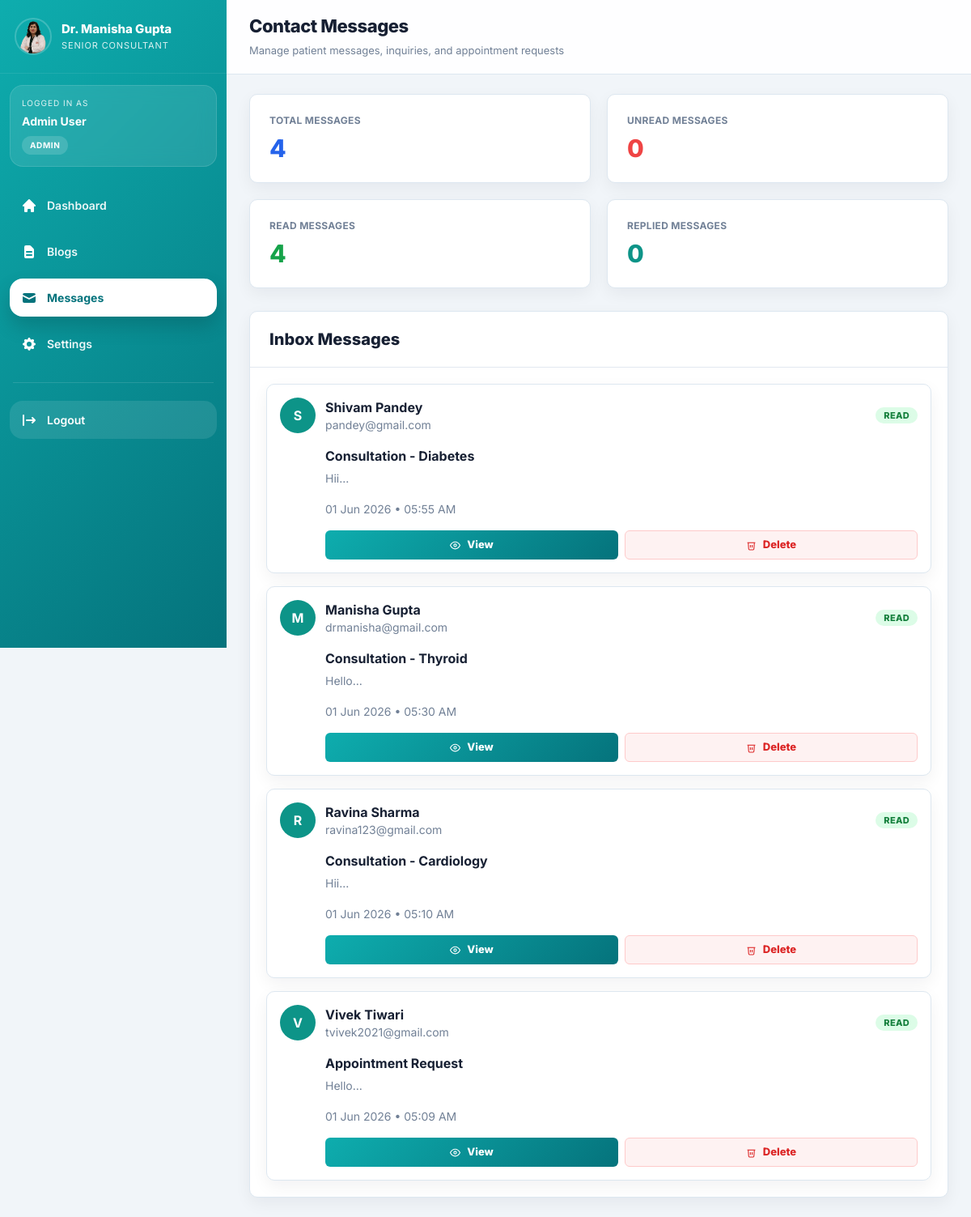
The page /admin/messages.php (signed in) on the database its author committed.
### tables this page shows
CREATE TABLE `contacts` (
  `id` int(11) NOT NULL,
  `name` varchar(100) NOT NULL,
  `email` varchar(100) NOT NULL,
  `phone` varchar(20) DEFAULT NULL,
  `subject` varchar(255) DEFAULT NULL,
  `message` longtext NOT NULL,
  `status` enum('new','read','replied','archived') DEFAULT 'new',
  `replied_by` int(11) DEFAULT NULL,
  `reply_message` longtext DEFAULT NULL,
  `replied_at` datetime DEFAULT NULL,
  `ip_address` varchar(45) DEFAULT NULL,
  `created_at` timestamp NOT NULL DEFAULT current_timestamp(),
  `updated_at` timestamp NOT NULL DEFAULT current_timestamp() ON UPDATE current_timestamp()
);

### admin/includes/config.php (called while the page is built, shortened)
<?php
function getDB()
{
    static $conn = null;
    if ($conn === null) {
        $conn = new mysqli(DB_HOST, DB_USER, DB_PASS, DB_NAME);
        $conn->set_charset('utf8mb4');
    }
    return $conn;
}
function getAdminInfo()
{
    $db = getDB();
    $id = (int)$_SESSION['admin_id'];
    $res = $db->query("SELECT * FROM admins WHERE id = $id LIMIT 1");
    return $res ? $res->fetch_assoc() : null;
}

### admin/messages.php (the view, shortened to what this page needs)
<?php
require_once 'includes/config.php';
$db = getDB();
$message = null;
$filter = $_GET['filter'] ?? 'all';
$where = '';
$messages = $db->query("
    SELECT *
    FROM contacts
    $where
    ORDER BY created_at DESC
");
$total   = (int)$db->query("SELECT COUNT(*) c FROM contacts")->fetch_assoc()['c'];
$unread  = (int)$db->query("SELECT COUNT(*) c FROM contacts WHERE status='new'")->fetch_assoc()['c'];
$read    = (int)$db->query("SELECT COUNT(*) c FROM contacts WHERE status='read'")->fetch_assoc()['c'];
$replied = (int)$db->query("SELECT COUNT(*) c FROM contacts WHERE status='replied'")->fetch_assoc()['c'];
$stats = [
    'all'     => ['Total Messages',   $total,   'text-blue-600',  ''],
    'new'     => ['Unread Messages',  $unread,  'text-red-500',   ''],
    'read'    => ['Read Messages',    $read,    'text-green-600', ''],
    'replied' => ['Replied Messages', $replied, 'text-teal-600',  ''],
];
function messageBadgeClass($status)
{
    if ($status === 'read') return 'bg-green-100 text-green-700';
    return 'bg-teal-100 text-teal-700';
}
include 'includes/header.php';
include 'includes/sidebar.php';
?>
<?php if ($message): ?>
    <div class="page-header">
        <div>
            <div class="page-title">Message Details</div>
            <p style="color:var(--app-muted);font-size:13px;margin:8px 0 0 0;">
                View full patient inquiry details
            </p>
        </div>
        <a href="messages.php" class="btn-secondary hover:!bg-[#CFEFEF] hover:!text-[#0A9397] transition-none" style="text-decoration:none;">
            Back to Messages
        </a>
    </div>
    <div class="content-pad">
        <div class="bg-white rounded-3xl overflow-hidden shadow-sm border border-slate-200">
            <div class="bg-[linear-gradient(135deg,_#0EADAE,_#05737C)] p-6">
                <div class="flex flex-col md:flex-row md:items-center md:justify-between gap-4">
                    <div class="flex items-center gap-4">
                        <div class="w-14 h-14 rounded-full bg-white/20 text-white flex items-center justify-center text-xl font-extrabold">
                            <?php echo strtoupper(substr($message['name'], 0, 1)); ?>
                        </div>
                        <div>
                            <div class="text-white text-2xl font-extrabold">
                                <?php echo htmlspecialchars($message['name']); ?>
                            </div>
                        </div>
                    </div>
                    <span class="status-badge self-start md:self-center <?php echo messageBadgeClass($message['status']); ?>">
                        <?php echo ucfirst($message['status']); ?>
                    </span>
                </div>
            </div>
            <div class="p-6 md:p-8">
                <div class="grid grid-cols-1 md:grid-cols-3 gap-4 mb-7">
                    <div class="bg-slate-50 border border-slate-200 rounded-2xl p-4">
                        <div class="text-[11px] uppercase font-bold text-slate-500 mb-1">Email ID</div>
                        <div class="font-bold text-slate-900"><?php echo htmlspecialchars($message['email'] ?: '-'); ?></div>
                    </div>
                    <div class="bg-slate-50 border border-slate-200 rounded-2xl p-4">
                        <div class="text-[11px] uppercase font-bold text-slate-500 mb-1">Phone</div>
                        <div class="font-bold text-slate-900"><?php echo htmlspecialchars($message['phone'] ?: '-'); ?></div>
                    </div>
                    <div class="bg-slate-50 border border-slate-200 rounded-2xl p-4">
                        <div class="text-[11px] uppercase font-bold text-slate-500 mb-1">Received</div>
                        <div class="font-bold text-slate-900"><?php echo date('d M Y, h:i A', strtotime($message['created_at'])); ?></div>
                    </div>
                </div>
                <div class="mb-7">
                    <div class="text-xs uppercase font-bold text-slate-500 mb-2">Subject</div>
                    <div class="bg-slate-50 border border-slate-200 border-l-4 border-l-teal-500 rounded-2xl p-5 text-slate-900 font-bold">
                        <?php echo htmlspecialchars($message['subject'] ?: 'No Subject'); ?>
                    </div>
                </div>
                <div class="mb-7">
                    <div class="text-xs uppercase font-bold text-slate-500 mb-2">Message</div>
                    <div class="bg-slate-50 border border-slate-200 rounded-2xl p-5 min-h-[100px] text-sm text-slate-800 leading-7">
                        <?php echo nl2br(htmlspecialchars($message['message'])); ?>
                    </div>
                </div>
                <div class="flex flex-wrap gap-3 justify-end">
                    <?php if ($message['status'] === 'new'): ?>
                        <form method="POST">
                            <input type="hidden" name="action" value="mark_read">
                            <input type="hidden" name="id" value="<?php echo (int)$message['id']; ?>">
                            <button type="submit" class="btn-mark-read">Mark Read</button>
                        </form>
                    <?php endif; ?>
                    <form method="POST" onsubmit="return confirm('Delete this message?')">
                        <input type="hidden" name="action" value="delete">
                        <input type="hidden" name="id" value="<?php echo (int)$message['id']; ?>">
                        <button type="submit" class="btn-danger">Delete</button>
                    </form>
                </div>
            </div>
        </div>
    </div>
<?php else: ?>
    <div class="page-header">
        <div>
            <div class="page-title">Contact Messages</div>
            <p style="color:var(--app-muted);font-size:13px;margin:8px 0 0 0;">
                Manage patient messages, inquiries, and appointment requests
            </p>
        </div>
    </div>
    <div class="content-pad">
        <div class="grid grid-cols-1 sm:grid-cols-2 xl:grid-cols-4 gap-5 mb-7">
            <?php foreach ($stats as $k => $v): ?>
                <a href="?filter=<?php echo $k; ?>" class="block">
                    <div class="bg-white rounded-2xl p-6 border-2 <?php echo $filter === $k ? 'border-teal-500' : 'border-transparent'; ?> shadow-sm">
                        <div class="text-xs uppercase font-bold tracking-wide text-slate-500"><?php echo $v[0]; ?></div>
                        <div class="text-3xl font-extrabold mt-2 <?php echo $v[2]; ?>"><?php echo $v[1]; ?></div>
                    </div>
                </a>
            <?php endforeach; ?>
        </div>
        <div class="bg-white rounded-3xl overflow-hidden shadow-sm border border-slate-200">
            <div class="px-5 sm:px-6 py-5 border-b border-slate-200">
                <h2 class="text-lg sm:text-xl font-extrabold text-slate-900">Inbox Messages</h2>
            </div>
            <?php if ($messages->num_rows === 0): ?>
                <div class="py-16 text-center">
                    <div class="text-base sm:text-lg font-bold text-slate-700">No Messages Found</div>
                </div>
            <?php else: ?>
                <div class="xl:hidden p-4 sm:p-5 space-y-4">
                    <?php
                    $messages->data_seek(0);
                    while ($m = $messages->fetch_assoc()):
                    ?>
                        <div class="<?php echo $m['status'] === 'new' ? 'bg-orange-50' : 'bg-white'; ?> border border-slate-200 rounded-2xl p-4">
                            <div class="flex items-start gap-3">
                                <div class="w-11 h-11 rounded-full bg-teal-600 text-white flex items-center justify-center font-bold shrink-0">
                                    <?php echo strtoupper(substr($m['name'], 0, 1)); ?>
                                </div>
                                <div class="flex-1 min-w-0">
                                    <div class="flex flex-col sm:flex-row sm:items-center sm:justify-between gap-2">
                                        <div>
                                            <div class="font-bold text-slate-900"><?php echo htmlspecialchars($m['name']); ?></div>
                                            <div class="text-sm text-slate-500 break-all"><?php echo htmlspecialchars($m['email']); ?></div>
                                        </div>
                                        <span class="status-badge <?php echo messageBadgeClass($m['status']); ?>">
                                            <?php echo ucfirst($m['status']); ?>
                                        </span>
                                    </div>
                                    <div class="mt-4">
                                        <div class="font-bold text-slate-900"><?php echo htmlspecialchars($m['subject'] ?: 'No Subject'); ?></div>
                                        <div class="text-sm text-slate-500 mt-1 leading-6"><?php echo htmlspecialchars(substr($m['message'], 0, 80)); ?>...</div>
                                    </div>
                                    <div class="mt-4 text-sm text-slate-500">
                                        <?php echo date('d M Y • h:i A', strtotime($m['created_at'])); ?>
                                    </div>
                                    <div class="mt-4 flex flex-nowrap gap-2">
                                        <div class="mobile-btn-wrap">
                                            <a href="messages.php?view=<?php echo (int)$m['id']; ?>" class="btn-edit">
                                                <svg width="13" height="13" fill="none" stroke="currentColor" stroke-width="2" viewBox="0 0 24 24">
                                                    <path d="M1 12s4-8 11-8 11 8 11 8-4 8-11 8-11-8-11-8z" />
                                                    <circle cx="12" cy="12" r="3" />
                                                </svg>
                                                View
                                            </a>
                                        </div>
                                        <div class="mobile-btn-wrap">
                                            <form method="POST" onsubmit="return confirm('Delete this message?')">
                                                <button type="submit" class="btn-danger" style="width:100%;">
                                                    <svg width="13" height="13" fill="none" stroke="currentColor" stroke-width="2" viewBox="0 0 24 24">
                                                        <polyline points="3 6 5 6 21 6" />
                                                        <path d="M19 6l-1 14a2 2 0 0 1-2 2H8a2 2 0 0 1-2-2L5 6" />
                                                        <path d="M10 11v6M14 11v6" />
                                                    </svg>
                                                    Delete
                                                </button>
                                            </form>
                                        </div>
                                    </div>
                                </div>
                            </div>
                        </div>
                    <?php endwhile; ?>
                </div>
            <?php endif; ?>
        </div>
    </div>
<?php endif; ?>
<?php include 'includes/footer.php'; ?>

### admin/includes/sidebar.php (shortened to what this page needs)
<?php
$current = basename($_SERVER['PHP_SELF'], '.php');
$admin = getAdminInfo();
$admin_name = $admin
    ? ($admin['full_name'] ?: 'Administrator')
    : 'Administrator';
$admin_role = $admin
    ? ($admin['role'] ?: 'admin')
    : 'admin';
?>
<aside id="sidebar">
    <a href="dashboard.php" class="block">
        <div class="sidebar-brand">
            <div class="brand-flex">
                <div class="brand-avatar">
                    <img src="assets/images/manisha.png" alt="Dr. Manisha">
                </div>
                <div>
                    <div class="brand-title">
                        Dr. Manisha Gupta
                    </div>
                    <div class="brand-subtitle">
                        Senior Consultant
                    </div>
                </div>
            </div>
        </div>
    </a>
    <div class="user-card">
        <div class="user-label">
            Logged in as
        </div>
        <div class="user-name">
            <?php echo htmlspecialchars($admin_name); ?>
        </div>
        <span class="user-role">
            <?php echo htmlspecialchars($admin_role); ?>
        </span>
    </div>
    <nav class="sidebar-nav">
        <a href="dashboard.php"
            class="nav-item <?php echo $current === 'dashboard' ? 'active' : ''; ?>">
            <svg fill="currentColor" viewBox="0 0 20 20">
                <path d="M10.707 2.293a1 1 0 00-1.414 0l-7 7a1 1 0 001.414 1.414L4 10.414V17a1 1 0 001 1h2a1 1 0 001-1v-2a1 1 0 011-1h2a1 1 0 011 1v2a1 1 0 001 1h2a1 1 0 001-1v-6.586l.293.293a1 1 0 001.414-1.414l-7-7z" />
            </svg>
            <span>Dashboard</span>
        </a>
        <a href="blogs.php"
            class="nav-item <?php echo $current === 'blogs' ? 'active' : ''; ?>">
            <svg fill="currentColor" viewBox="0 0 20 20">
                <path fill-rule="evenodd"
                    d="M4 4a2 2 0 012-2h4.586A2 2 0 0112 2.586L15.414 6A2 2 0 0116 7.414V16a2 2 0 01-2 2H6a2 2 0 01-2-2V4zm2 6a1 1 0 011-1h6a1 1 0 110 2H7a1 1 0 01-1-1zm1 3a1 1 0 100 2h6a1 1 0 100-2H7z"
                    clip-rule="evenodd" />
            </svg>
            <span>Blogs</span>
        </a>
        <a href="messages.php"
            class="nav-item <?php echo $current === 'messages' ? 'active' : ''; ?>">
            <svg fill="currentColor" viewBox="0 0 20 20">
                <path d="M2.003 5.884L10 9.882l7.997-3.998A2 2 0 0016 4H4a2 2 0 00-1.997 1.884z" />
                <path d="M18 8.118l-8 4-8-4V14a2 2 0 002 2h12a2 2 0 002-2V8.118z" />
            </svg>
            <span>Messages</span>
        </a>
        <a href="settings.php"
            class="nav-item <?php echo $current === 'settings' ? 'active' : ''; ?>">
            <span>Settings</span>
        </a>
    </nav>
    <div class="sidebar-divider"></div>
    <div style="padding:10px 12px 24px;">
        <a href="logout.php"
            class="nav-item logout-btn">
            <svg fill="currentColor" viewBox="0 0 20 20">
                <path fill-rule="evenodd"
                    d="M3 3a1 1 0 00-1 1v12a1 1 0 102 0V4a1 1 0 00-1-1zm10.293 9.293a1 1 0 001.414 1.414l3-3a1 1 0 000-1.414l-3-3a1 1 0 10-1.414 1.414L14.586 9H7a1 1 0 100 2h7.586l-1.293 1.293z"
                    clip-rule="evenodd" />
            </svg>
            <span>Logout</span>
        </a>
    </div>
</aside>
<main id="main-content">

### rows shown on the page
contacts: name "S", name "Shivam Pandey", email "pandey@gmail.com", status "READ", subject "Consultation - Diabetes", message "Hii", created_at "01 Jun 2026 • 05:55 AM"
contacts: name "M", name "Manisha Gupta", email "drmanisha@gmail.com", status "READ", subject "Consultation - Thyroid", message "Hello", created_at "01 Jun 2026 • 05:30 AM"
contacts: name "R", name "Ravina Sharma", email "ravina123@gmail.com", status "READ", subject "Consultation - Cardiology", message "Hii", created_at "01 Jun 2026 • 05:10 AM"
contacts: name "V", name "Vivek Tiwari", email "tvivek2021@gmail.com", status "READ", subject "Appointment Request", message "Hello", created_at "01 Jun 2026 • 05:09 AM"

### other values the page prints
$admin_name "Admin User"
$admin_role "ADMIN"
$v[0] "TOTAL MESSAGES"
$v[1] "4"
$v[0] "UNREAD MESSAGES"
$v[1] "0"
$v[0] "READ MESSAGES"
$v[0] "REPLIED MESSAGES"
